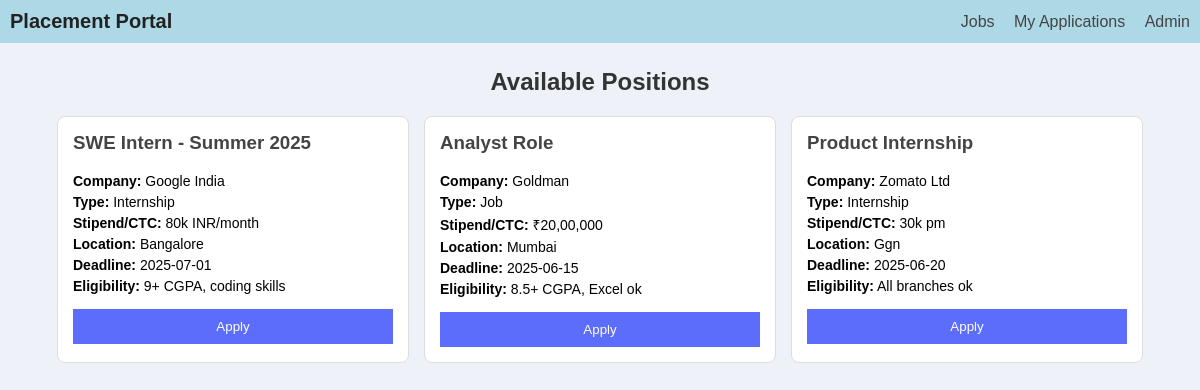
The page / on the database its author committed.
### tables this page shows
create table job_internship (
    job_id int auto_increment primary key,
    company_id int,
    title varchar(160),
    job_type enum('Job', 'Internship'),
    description text,
    stipend_ctc varchar(60),
    deadline date,
    location varchar(100),
    eligibility text,
    foreign key (company_id) references company(company_id)
);

create table company (
    company_id int auto_increment primary key,
    name varchar(150),
    industry_type varchar(90),
    hr_name varchar(100),
    hr_email varchar(100)
);

### index.php (the view, shortened to what this page needs)
<?php
$conn = new mysqli("localhost", "root", "", "dbms_project");
$sql = "SELECT j.job_id, j.title, j.job_type, j.description, j.stipend_ctc, j.deadline, j.location, j.eligibility, c.name as company_name
        FROM Job_Internship j
        JOIN Company c ON j.company_id = c.company_id";
$result = $conn->query($sql);
?>
<!DOCTYPE html>
<html>
<head>
</head>
<body>
    <div class="topbar">
        <div class="logo">Placement Portal</div>
        <div class="menu">
            <a href="index.php">Jobs</a>
            <a href="my_applications.php">My Applications</a>
            <a href="admin_panel.php">Admin</a>
        </div>
    </div>
    <h2>Available Positions</h2>
    <div class="job-list">
        <?php
        if ($result && $result->num_rows > 0) {
            while ($job = $result->fetch_assoc()) {
                echo '<div class="job-box">';
                echo '<h3>' . $job['title'] . '</h3>';
                echo '<p><strong>Company:</strong> ' . $job['company_name'] . '</p>';
                echo '<p><strong>Type:</strong> ' . $job['job_type'] . '</p>';
                echo '<p><strong>Stipend/CTC:</strong> ' . $job['stipend_ctc'] . '</p>';
                echo '<p><strong>Location:</strong> ' . $job['location'] . '</p>';
                echo '<p><strong>Deadline:</strong> ' . $job['deadline'] . '</p>';
                echo '<p><strong>Eligibility:</strong> ' . $job['eligibility'] . '</p>';
                echo '<button class="btn-apply" onclick="location.href=\'apply.php?job_id=' . $job['job_id'] . '\'">Apply</button>';
                echo '</div>';
            }
        } else {
            echo '<p style="text-align:center; padding:20px;">No job openings found.</p>';
        }
        ?>
    </div>
</body>
</html>

### index.php (style rules this page uses)
body { background-color: #eef1f7; font-family: Arial, sans-serif; margin: 0; padding: 0; }
.topbar { background-color: lightblue; padding: 10px; display: flex; justify-content: space-between; align-items: center; }
.topbar .logo { font-size: 20px; font-weight: bold; color: #222; }
.menu a { margin-left: 15px; text-decoration: none; color: #444; }
h2 { text-align: center; margin: 25px 0 10px 0; color: #333; }
.job-list { display: flex; flex-wrap: wrap; justify-content: center; gap: 15px; padding: 10px; }
.job-box { background-color: white; border: 1px solid #ddd; width: 320px; padding: 15px; border-radius: 8px; }
.job-box h3 { margin-top: 0; color: #444; }
.job-box p { font-size: 14px; margin: 5px 0; }
.btn-apply { background-color: #5b6dfa; color: white; border: none; padding: 10px; width: 100%; margin-top: 10px; cursor: pointer; }

### rows shown on the page
job_internship: title "SWE Intern - Summer 2025", company.name "Google India", job_type "Internship", stipend_ctc "80k INR/month", location "Bangalore", deadline "2025-07-01", eligibility "9+ CGPA, coding skills"
job_internship: title "Analyst Role", company.name "Goldman", job_type "Job", stipend_ctc "₹20,00,000", location "Mumbai", deadline "2025-06-15", eligibility "8.5+ CGPA, Excel ok"
job_internship: title "Product Internship", company.name "Zomato Ltd", job_type "Internship", stipend_ctc "30k pm", location "Ggn", deadline "2025-06-20", eligibility "All branches ok"
